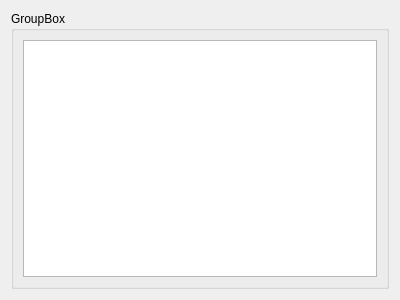
<?xml version="1.0" encoding="UTF-8"?>
<ui version="4.0">
 <class>TagFilterWidget</class>
 <widget class="QWidget" name="TagFilterWidget">
  <property name="geometry">
   <rect>
    <x>0</x>
    <y>0</y>
    <width>400</width>
    <height>300</height>
   </rect>
  </property>
  <property name="windowTitle">
   <string>Form</string>
  </property>
  <layout class="QVBoxLayout" name="verticalLayout_2">
   <item>
    <widget class="QGroupBox" name="groupBox">
     <property name="title">
      <string>GroupBox</string>
     </property>
     <layout class="QVBoxLayout" name="verticalLayout">
      <item>
       <widget class="QListView" name="listView"/>
      </item>
     </layout>
    </widget>
   </item>
  </layout>
 </widget>
 <resources/>
 <connections/>
</ui>
